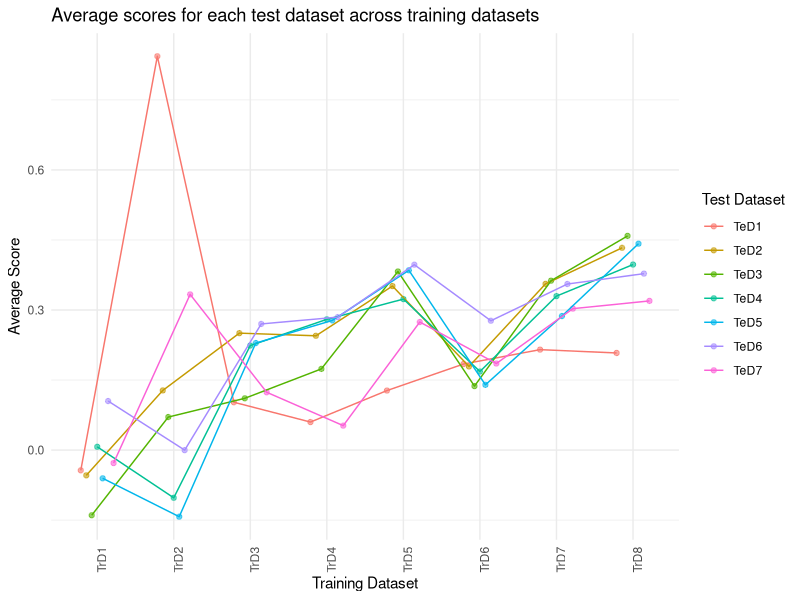
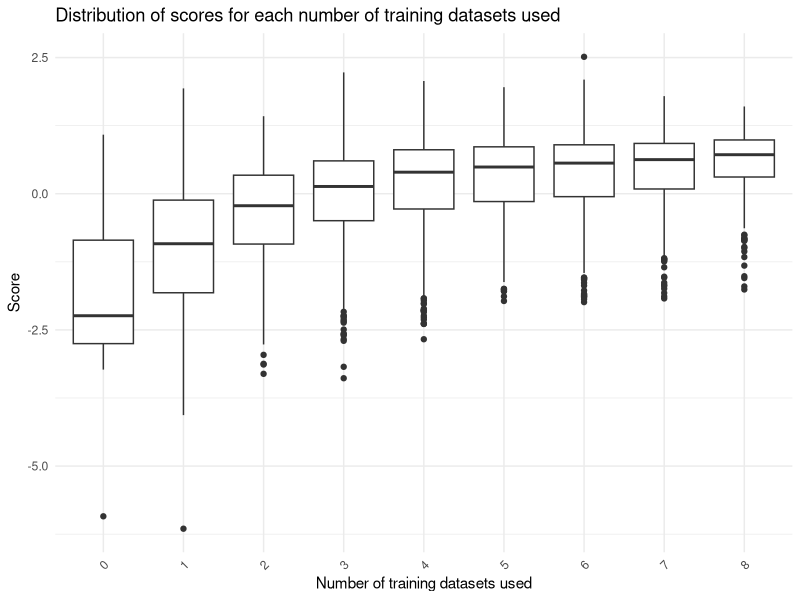
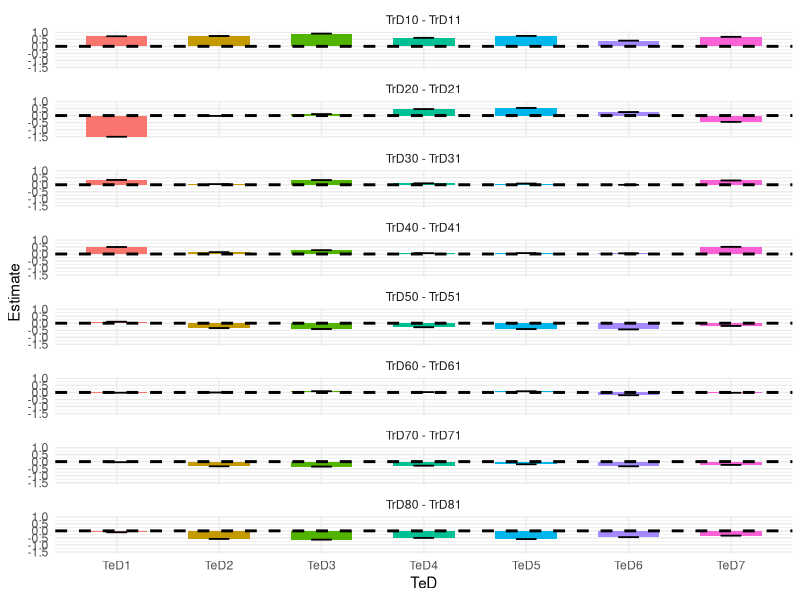
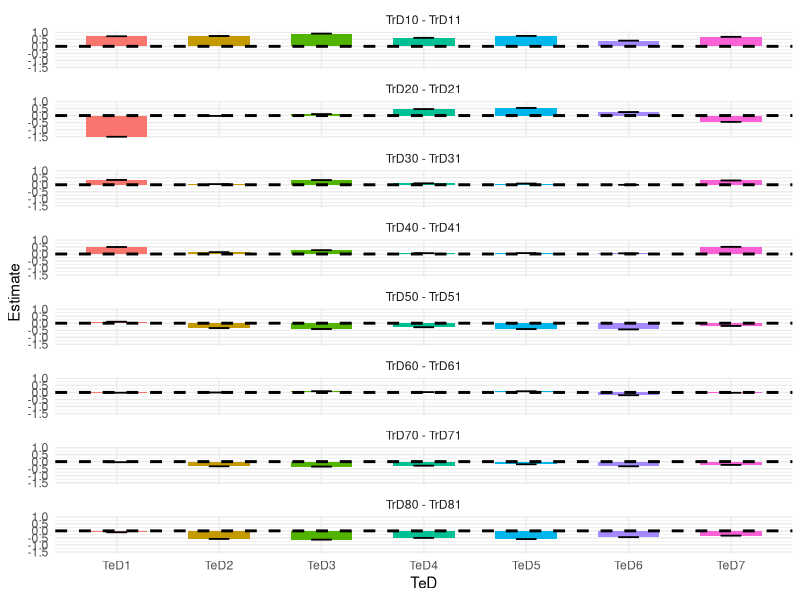

Here is the R script that generated these plots, in order:
## ---- chunk 1
knitr::opts_chunk$set(echo = TRUE)
## ---- chunk 2
# SET YOUR OWN WORKING DIRECTORY HERE
setwd("/Users/suhaibbasir/Documents/CS/MSc/SRDS/SeminarDataScience/Assignment_2")
d <- read.csv("data.csv")
## ---- chunk 3
# convert the model column to a factor as it is a categorical variable
d$model <- factor(d$model)
# convert the TeD column to a factor as it is a categorical variable
d$TeD <- factor(d$TeD)
## ---- chunk 4
# Create variables model type and parts refined
d$model_type <- ifelse(d$model %in% c("B1", "B2", "B3"), "Baseline", "Transfer_Learning")
d$num_parts_refined <- ifelse(d$model == "MF", 4,
                          ifelse(d$model == "MS", 1,
                           ifelse(d$model == "MN", 0,
                          ifelse(grepl("^M[1-8]$", d$model), as.numeric(substr(d$model, 2, 2)), 0))))
## ---- chunk 5
# Anova with all parts
model <- lm(score ~ model_type + model + TeD + num_parts_refined + (TrD1 + TrD2 + TrD3 + TrD4 + TrD5 + TrD6 + TrD7 + TrD8) + Sum , data = d)
anova_result <- anova(model)
print(anova_result)
## ---- chunk 6
# Load required packages
library(dplyr)
library(tidyr)
library(ggplot2)
library(emmeans)
## ---- chunk 7
# Normalize scores for each test dataset
d <- d %>%
  group_by(TeD) %>%
  mutate(score = (score - mean(score)) / sd(score))
## ---- chunk 8
# Anova with normalization
model <- lm(score ~ (model_type + model + num_parts_refined + Sum + TeD) * (TrD1 + TrD2 + TrD3 + TrD4 + TrD5 + TrD6 + TrD7 + TrD8) , data = d)
anova_result <- anova(model)
print(anova_result)


model <- lm(score ~ model_type + (TrD1 + TrD2 + TrD3 + TrD4 + TrD5 + TrD6 + TrD7 + TrD8), data = d)
model2 <- lm(score ~ model + (TrD1 + TrD2 + TrD3 + TrD4 + TrD5 + TrD6 + TrD7 + TrD8), data = d)
summary(model)
summary(model2)
anova(model)
anova(model2)

# Compute EMMs for the interaction effect
emms_interaction <- emmeans(model, ~ model_type)
emms_interaction2 <- emmeans(model2, ~ model)
emms_interaction
emms_interaction2
pairwise <- pairs(emms_interaction)
pairwise2 <- pairs(emms_interaction2)
summary(pairwise)
summary(pairwise2)
## ---- chunk 9
# Looking into the effect of the sum
d$number_of_training_datasets <- rowSums(d[,c("TrD1", "TrD2", "TrD3", "TrD4", "TrD5", "TrD6", "TrD7", "TrD8")])
model <- lm(score ~ model_type * model * TeD + number_of_training_datasets, data = d)
anova_result <- anova(model)
print(anova_result)

fit <- lm(score ~ TrD1 * TeD + model + Sum , data = d)
emm <- emmeans(fit, ~ TrD1 | TeD)
pairs(emm)
model_summary <- summary(fit)
# Extract the multiple R-squared value
multiple_r_squared <- model_summary$r.squared
cat("Multiple R-squared:", multiple_r_squared, "\n")

fit <- lm(score ~ TrD2 * TeD + model + Sum , data = d)
emm <- emmeans(fit, ~ TrD2 | TeD)
pairs(emm)
model_summary <- summary(fit)
# Extract the multiple R-squared value
multiple_r_squared <- model_summary$r.squared
cat("Multiple R-squared:", multiple_r_squared, "\n")

fit <- lm(score ~ TrD3 * TeD + model + Sum , data = d)
emm <- emmeans(fit, ~ TrD3 | TeD)
pairs(emm)
model_summary <- summary(fit)
# Extract the multiple R-squared value
multiple_r_squared <- model_summary$r.squared
cat("Multiple R-squared:", multiple_r_squared, "\n")

fit <- lm(score ~ TrD4 * TeD + model + Sum , data = d)
emm <- emmeans(fit, ~ TrD4 | TeD)
pairs(emm)
model_summary <- summary(fit)
# Extract the multiple R-squared value
multiple_r_squared <- model_summary$r.squared
cat("Multiple R-squared:", multiple_r_squared, "\n")

fit <- lm(score ~ TrD5 * TeD + model + Sum , data = d)
emm <- emmeans(fit, ~ TrD5 | TeD)
pairs(emm)
model_summary <- summary(fit)
# Extract the multiple R-squared value
multiple_r_squared <- model_summary$r.squared
cat("Multiple R-squared:", multiple_r_squared, "\n")

fit <- lm(score ~ TrD6 * TeD + model + Sum , data = d)
emm <- emmeans(fit, ~ TrD6 | TeD)
pairs(emm)
model_summary <- summary(fit)
# Extract the multiple R-squared value
multiple_r_squared <- model_summary$r.squared
cat("Multiple R-squared:", multiple_r_squared, "\n")

fit <- lm(score ~ TrD7 * TeD + model + Sum , data = d)
emm <- emmeans(fit, ~ TrD7 | TeD)
pairs(emm)
model_summary <- summary(fit)
# Extract the multiple R-squared value
multiple_r_squared <- model_summary$r.squared
cat("Multiple R-squared:", multiple_r_squared, "\n")

fit <- lm(score ~ TrD8 * TeD + model + Sum , data = d)
emm <- emmeans(fit, ~ TrD8 | TeD)
pairs(emm)
model_summary <- summary(fit)
# Extract the multiple R-squared value
multiple_r_squared <- model_summary$r.squared
cat("Multiple R-squared:", multiple_r_squared, "\n")

# Reshape data
d_long <- d %>% pivot_longer(cols = starts_with("TrD"),
                             names_to = "TrD",
                             values_to = "value")

# Filter data for non-zero values (assuming 1 means the score belongs to that training dataset)
d_filtered <- d_long %>% filter(value == 1)

# Calculate average score for each combination of TrD and TeD
avg_scores <- d_filtered %>%
  group_by(TrD, TeD) %>%
  summarise(avg_score = mean(score))

# Plot
ggplot(avg_scores, aes(x = TrD, y = avg_score, color = TeD)) +
  geom_point(alpha = 0.6, position = position_dodge(width = 0.5)) +
  geom_line(aes(group = TeD), position = position_dodge(width = 0.5)) +
  theme_minimal() +
  labs(x = "Training Dataset", y = "Average Score",
       title = "Average scores for each test dataset across training datasets",
       color = "Test Dataset") +
  theme(axis.text.x = element_text(angle = 90, hjust = 1))

ggplot(d, aes(x = factor(Sum), y = score)) +
  geom_boxplot() +
  geom_smooth(method = "lm", se = FALSE, color = "black") +
  theme_minimal() +
  labs(x = "Number of training datasets used", y = "Score",
       title = "Distribution of scores for each number of training datasets used",
       fill = "Test Dataset") +
  theme(axis.text.x = element_text(angle = 45, hjust = 1))


library(ggplot2)

# Data
contrasts <- c("TrD10 - TrD11", "TrD20 - TrD21", "TrD30 - TrD31", "TrD40 - TrD41",
               "TrD50 - TrD51", "TrD60 - TrD61", "TrD70 - TrD71", "TrD80 - TrD81")
TeDs <- c("TeD1", "TeD2", "TeD3", "TeD4", "TeD5", "TeD6", "TeD7")

# Create a data frame
df <- data.frame(
  Contrast = rep(contrasts, each=length(TeDs)),
  TeD = rep(TeDs, times=length(contrasts)),
  Estimate = c(0.711, 0.733, 0.907, 0.608, 0.746, 0.408, 0.679,
-1.4993, -0.0194, 0.0986, 0.4563, 0.5399, 0.2451, -0.4446,
0.34931, 0.04320, 0.33168, 0.09812, 0.08717, 0.00236, 0.30508,
0.4966, 0.1236, 0.2666, 0.0524, 0.0570, 0.0428, 0.5121,
0.110, -0.349, -0.413, -0.291, -0.418, -0.442, -0.191,
-0.01556, -0.00479, 0.08128, 0.01743, 0.07572, -0.20523, -0.01766,
-0.0456, -0.3356, -0.3493, -0.2817, -0.1937, -0.3349, -0.2263,
-0.106, -0.567, -0.620, -0.494, -0.585, -0.454, -0.335
),
  SE = rep(c(0.00576, 0.00482, 0.00599, 0.00599, 0.00603, 0.00595, 0.00599, 0.00586), each=length(TeDs))
)

# Plot
my_plot <- ggplot(df, aes(x=TeD, y=Estimate, fill=TeD)) +
  geom_bar(stat="identity", position=position_dodge(), width=0.6) +
  geom_errorbar(aes(ymin=Estimate-SE, ymax=Estimate+SE), width=.2, position=position_dodge(.6)) +
  geom_hline(yintercept=0, color="black", linetype="dashed", linewidth=1) +
  facet_wrap(~ Contrast, ncol=1) +
  theme_minimal() +
  theme(legend.position="none") +
  labs(x = "TeD", y = "Estimate") +
  guides(fill = guide_legend(title = NULL))

my_plot

# Save the plot with adjusted dimensions
ggsave("my_plot.png", my_plot, width = 10, height = 16, units = "in")
